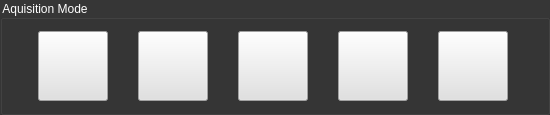
         <widget class="QGroupBox" name="groupBox_2">
          <property name="minimumSize">
           <size>
            <width>550</width>
            <height>0</height>
           </size>
          </property>
          <property name="maximumSize">
           <size>
            <width>550</width>
            <height>150</height>
           </size>
          </property>
          <property name="palette">
           <palette>
            <active>
             <colorrole role="WindowText">
              <brush brushstyle="SolidPattern">
               <color alpha="255">
                <red>255</red>
                <green>255</green>
                <blue>255</blue>
               </color>
              </brush>
             </colorrole>
             <colorrole role="Button">
              <brush brushstyle="SolidPattern">
               <color alpha="255">
                <red>54</red>
                <green>54</green>
                <blue>54</blue>
               </color>
              </brush>
             </colorrole>
             <colorrole role="Text">
              <brush brushstyle="SolidPattern">
               <color alpha="255">
                <red>255</red>
                <green>255</green>
                <blue>255</blue>
               </color>
              </brush>
             </colorrole>
             <colorrole role="ButtonText">
              <brush brushstyle="SolidPattern">
               <color alpha="255">
                <red>255</red>
                <green>255</green>
                <blue>255</blue>
               </color>
              </brush>
             </colorrole>
             <colorrole role="Base">
              <brush brushstyle="SolidPattern">
               <color alpha="255">
                <red>54</red>
                <green>54</green>
                <blue>54</blue>
               </color>
              </brush>
             </colorrole>
             <colorrole role="Window">
              <brush brushstyle="SolidPattern">
               <color alpha="255">
                <red>54</red>
                <green>54</green>
                <blue>54</blue>
               </color>
              </brush>
             </colorrole>
             <colorrole role="PlaceholderText">
              <brush brushstyle="NoBrush">
               <color alpha="128">
                <red>255</red>
                <green>255</green>
                <blue>255</blue>
               </color>
              </brush>
             </colorrole>
            </active>
            <inactive>
             <colorrole role="WindowText">
              <brush brushstyle="SolidPattern">
               <color alpha="255">
                <red>255</red>
                <green>255</green>
                <blue>255</blue>
               </color>
              </brush>
             </colorrole>
             <colorrole role="Button">
              <brush brushstyle="SolidPattern">
               <color alpha="255">
                <red>54</red>
                <green>54</green>
                <blue>54</blue>
               </color>
              </brush>
             </colorrole>
             <colorrole role="Text">
              <brush brushstyle="SolidPattern">
               <color alpha="255">
                <red>255</red>
                <green>255</green>
                <blue>255</blue>
               </color>
              </brush>
             </colorrole>
             <colorrole role="ButtonText">
              <brush brushstyle="SolidPattern">
               <color alpha="255">
                <red>255</red>
                <green>255</green>
                <blue>255</blue>
               </color>
              </brush>
             </colorrole>
             <colorrole role="Base">
              <brush brushstyle="SolidPattern">
               <color alpha="255">
                <red>54</red>
                <green>54</green>
                <blue>54</blue>
               </color>
              </brush>
             </colorrole>
             <colorrole role="Window">
              <brush brushstyle="SolidPattern">
               <color alpha="255">
                <red>54</red>
                <green>54</green>
                <blue>54</blue>
               </color>
              </brush>
             </colorrole>
             <colorrole role="PlaceholderText">
              <brush brushstyle="NoBrush">
               <color alpha="128">
                <red>255</red>
                <green>255</green>
                <blue>255</blue>
               </color>
              </brush>
             </colorrole>
            </inactive>
            <disabled>
             <colorrole role="WindowText">
              <brush brushstyle="SolidPattern">
               <color alpha="255">
                <red>255</red>
                <green>255</green>
                <blue>255</blue>
               </color>
              </brush>
             </colorrole>
             <colorrole role="Button">
              <brush brushstyle="SolidPattern">
               <color alpha="255">
                <red>54</red>
                <green>54</green>
                <blue>54</blue>
               </color>
              </brush>
             </colorrole>
             <colorrole role="Text">
              <brush brushstyle="SolidPattern">
               <color alpha="255">
                <red>255</red>
                <green>255</green>
                <blue>255</blue>
               </color>
              </brush>
             </colorrole>
             <colorrole role="ButtonText">
              <brush brushstyle="SolidPattern">
               <color alpha="255">
                <red>255</red>
                <green>255</green>
                <blue>255</blue>
               </color>
              </brush>
             </colorrole>
             <colorrole role="Base">
              <brush brushstyle="SolidPattern">
               <color alpha="255">
                <red>54</red>
                <green>54</green>
                <blue>54</blue>
               </color>
              </brush>
             </colorrole>
             <colorrole role="Window">
              <brush brushstyle="SolidPattern">
               <color alpha="255">
                <red>54</red>
                <green>54</green>
                <blue>54</blue>
               </color>
              </brush>
             </colorrole>
             <colorrole role="PlaceholderText">
              <brush brushstyle="NoBrush">
               <color alpha="128">
                <red>255</red>
                <green>255</green>
                <blue>255</blue>
               </color>
              </brush>
             </colorrole>
            </disabled>
           </palette>
          </property>
          <property name="styleSheet">
           <string notr="true">background-color: rgb(54, 54, 54);
color: rgb(255, 255, 255);</string>
          </property>
          <property name="title">
           <string>Aquisition Mode</string>
          </property>
          <layout class="QHBoxLayout" name="horizontalLayout_2">
           <item>
            <widget class="QPushButton" name="pushButton_5">
             <property name="minimumSize">
              <size>
               <width>70</width>
               <height>70</height>
              </size>
             </property>
             <property name="maximumSize">
              <size>
               <width>70</width>
               <height>70</height>
              </size>
             </property>
             <property name="styleSheet">
              <string notr="true">background-color: rgb(225, 225, 225);</string>
             </property>
             <property name="text">
              <string/>
             </property>
            </widget>
           </item>
           <item>
            <widget class="QPushButton" name="pushButton_6">
             <property name="minimumSize">
              <size>
               <width>70</width>
               <height>70</height>
              </size>
             </property>
             <property name="maximumSize">
              <size>
               <width>70</width>
               <height>70</height>
              </size>
             </property>
             <property name="styleSheet">
              <string notr="true">background-color: rgb(225, 225, 225);</string>
             </property>
             <property name="text">
              <string/>
             </property>
            </widget>
           </item>
           <item>
            <widget class="QPushButton" name="pushButton_7">
             <property name="minimumSize">
              <size>
               <width>70</width>
               <height>70</height>
              </size>
             </property>
             <property name="maximumSize">
              <size>
               <width>70</width>
               <height>70</height>
              </size>
             </property>
             <property name="styleSheet">
              <string notr="true">background-color: rgb(225, 225, 225);</string>
             </property>
             <property name="text">
              <string/>
             </property>
            </widget>
           </item>
           <item>
            <widget class="QPushButton" name="pushButton_8">
             <property name="minimumSize">
              <size>
               <width>70</width>
               <height>70</height>
              </size>
             </property>
             <property name="maximumSize">
              <size>
               <width>70</width>
               <height>70</height>
              </size>
             </property>
             <property name="styleSheet">
              <string notr="true">background-color: rgb(225, 225, 225);</string>
             </property>
             <property name="text">
              <string/>
             </property>
            </widget>
           </item>
           <item>
            <widget class="QPushButton" name="pushButton_9">
             <property name="minimumSize">
              <size>
               <width>70</width>
               <height>70</height>
              </size>
             </property>
             <property name="maximumSize">
              <size>
               <width>70</width>
               <height>70</height>
              </size>
             </property>
             <property name="styleSheet">
              <string notr="true">background-color: rgb(225, 225, 225);</string>
             </property>
             <property name="text">
              <string/>
             </property>
            </widget>
           </item>
          </layout>
         </widget>
